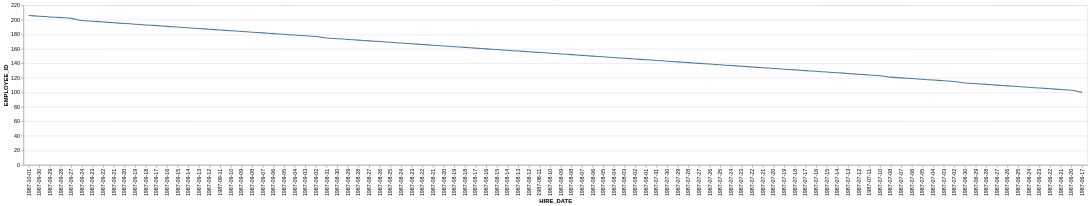

This figure's Vega-Lite source:
### Vega-Lite specification from a JSON file in a GitHub repository (floating-point values rounded to 4 significant figures)
{"data": {"values": [{"x_data": "1987-10-01", "y_data": 206}, {"x_data": "1987-09-30", "y_data": 205}, {"x_data": "1987-09-29", "y_data": 204}, {"x_data": "1987-09-28", "y_data": 203}, {"x_data": "1987-09-27", "y_data": 202}, {"x_data": "1987-09-24", "y_data": 199}, {"x_data": "1987-09-23", "y_data": 198}, {"x_data": "1987-09-22", "y_data": 197}, {"x_data": "1987-09-21", "y_data": 196}, {"x_data": "1987-09-20", "y_data": 195}, {"x_data": "1987-09-19", "y_data": 194}, {"x_data": "1987-09-18", "y_data": 193}, {"x_data": "1987-09-17", "y_data": 192}, {"x_data": "1987-09-16", "y_data": 191}, {"x_data": "1987-09-15", "y_data": 190}, {"x_data": "1987-09-14", "y_data": 189}, {"x_data": "1987-09-13", "y_data": 188}, {"x_data": "1987-09-12", "y_data": 187}, {"x_data": "1987-09-11", "y_data": 186}, {"x_data": "1987-09-10", "y_data": 185}, {"x_data": "1987-09-09", "y_data": 184}, {"x_data": "1987-09-08", "y_data": 183}, {"x_data": "1987-09-07", "y_data": 182}, {"x_data": "1987-09-06", "y_data": 181}, {"x_data": "1987-09-05", "y_data": 180}, {"x_data": "1987-09-04", "y_data": 179}, {"x_data": "1987-09-03", "y_data": 178}, {"x_data": "1987-09-02", "y_data": 177}, {"x_data": "1987-08-31", "y_data": 175}, {"x_data": "1987-08-30", "y_data": 174}, {"x_data": "1987-08-29", "y_data": 173}, {"x_data": "1987-08-28", "y_data": 172}, {"x_data": "1987-08-27", "y_data": 171}, {"x_data": "1987-08-26", "y_data": 170}, {"x_data": "1987-08-25", "y_data": 169}, {"x_data": "1987-08-24", "y_data": 168}, {"x_data": "1987-08-23", "y_data": 167}, {"x_data": "1987-08-22", "y_data": 166}, {"x_data": "1987-08-21", "y_data": 165}, {"x_data": "1987-08-20", "y_data": 164}, {"x_data": "1987-08-19", "y_data": 163}, {"x_data": "1987-08-18", "y_data": 162}, {"x_data": "1987-08-17", "y_data": 161}, {"x_data": "1987-08-16", "y_data": 160}, {"x_data": "1987-08-15", "y_data": 159}, {"x_data": "1987-08-14", "y_data": 158}, {"x_data": "1987-08-13", "y_data": 157}, {"x_data": "1987-08-12", "y_data": 156}, {"x_data": "1987-08-11", "y_data": 155}, {"x_data": "1987-08-10", "y_data": 154}, {"x_data": "1987-08-09", "y_data": 153}, {"x_data": "1987-08-08", "y_data": 152}, {"x_data": "1987-08-07", "y_data": 151}, {"x_data": "1987-08-06", "y_data": 150}, {"x_data": "1987-08-05", "y_data": 149}, {"x_data": "1987-08-04", "y_data": 148}, {"x_data": "1987-08-03", "y_data": 147}, {"x_data": "1987-08-02", "y_data": 146}, {"x_data": "1987-08-01", "y_data": 145}, {"x_data": "1987-07-31", "y_data": 144}, {"x_data": "1987-07-30", "y_data": 143}, {"x_data": "1987-07-29", "y_data": 142}, {"x_data": "1987-07-28", "y_data": 141}, {"x_data": "1987-07-27", "y_data": 140}, {"x_data": "1987-07-26", "y_data": 139}, {"x_data": "1987-07-25", "y_data": 138}, {"x_data": "1987-07-24", "y_data": 137}, {"x_data": "1987-07-23", "y_data": 136}, {"x_data": "1987-07-22", "y_data": 135}, {"x_data": "1987-07-21", "y_data": 134}, {"x_data": "1987-07-20", "y_data": 133}, {"x_data": "1987-07-19", "y_data": 132}, {"x_data": "1987-07-18", "y_data": 131}, {"x_data": "1987-07-17", "y_data": 130}, {"x_data": "1987-07-16", "y_data": 129}, {"x_data": "1987-07-15", "y_data": 128}, {"x_data": "1987-07-14", "y_data": 127}, {"x_data": "1987-07-13", "y_data": 126}, {"x_data": "1987-07-12", "y_data": 125}, {"x_data": "1987-07-11", "y_data": 124}, {"x_data": "1987-07-10", "y_data": 123}, {"x_data": "1987-07-08", "y_data": 121}, {"x_data": "1987-07-07", "y_data": 120}, {"x_data": "1987-07-06", "y_data": 119}, {"x_data": "1987-07-05", "y_data": 118}, {"x_data": "1987-07-04", "y_data": 117}, {"x_data": "1987-07-03", "y_data": 116}, {"x_data": "1987-07-02", "y_data": 115}, {"x_data": "1987-06-30", "y_data": 113}, {"x_data": "1987-06-29", "y_data": 112}, {"x_data": "1987-06-28", "y_data": 111}, {"x_data": "1987-06-27", "y_data": 110}, {"x_data": "1987-06-26", "y_data": 109}, {"x_data": "1987-06-25", "y_data": 108}, {"x_data": "1987-06-24", "y_data": 107}, {"x_data": "1987-06-23", "y_data": 106}, {"x_data": "1987-06-22", "y_data": 105}, {"x_data": "1987-06-21", "y_data": 104}, {"x_data": "1987-06-20", "y_data": 103}, {"x_data": "1987-06-17", "y_data": 100}]}, "mark": {"type": "line", "interpolate": "monotone"}, "encoding": {"x": {"field": "x_data", "type": "nominal", "title": "HIRE_DATE", "sort": "descending"}, "y": {"field": "y_data", "type": "quantitative", "title": "EMPLOYEE_ID"}}}
